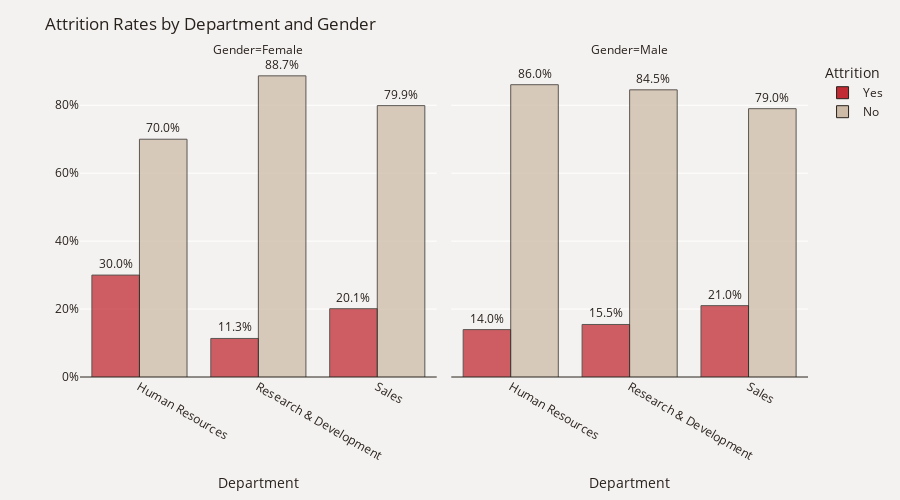

Notebook cell for this chart:
### Code cell
plot_df = data.groupby(['Gender','Department'])['Attrition'].value_counts(normalize=True)
plot_df = plot_df.mul(100).rename('Percent').reset_index()
fig = px.bar(plot_df, x="Department", y="Percent", color="Attrition", barmode="group",
            text='Percent', opacity=.75, facet_col="Gender", category_orders={'Attrition': ['Yes', 'No']},
            color_discrete_map={'Yes': '#C02B34','No': '#CDBBA7'}) 
fig.update_traces(texttemplate='%{text:.3s}%', textposition='outside',
                  marker_line=dict(width=1, color='#28221D'),  width=.4)
fig.update_layout(title_text='Attrition Rates by Department and Gender', yaxis_ticksuffix = '%',
                  paper_bgcolor='#F4F2F0', plot_bgcolor='#F4F2F0',font_color='#28221D',
                  height=500, xaxis=dict(tickangle=30))
fig.update_xaxes(showticklabels=True,tickangle=30,col=2)
fig.update_yaxes(title = "", zeroline=True, zerolinewidth=1, zerolinecolor='#28221D')
fig.show()

### Figure 1 — Plotly figure (JSON) as saved in the notebook; plotly's stock layout.template omitted (floating-point values rounded to 4 significant figures)
{"data": [{"alignmentgroup": "True", "hovertemplate": "Attrition=Yes<br>Gender=Female<br>Department=%{x}<br>Percent=%{text}<extra></extra>", "legendgroup": "Yes", "marker": {"color": "#C02B34", "line": {"color": "#28221D", "width": 1}, "opacity": 0.75, "pattern": {"shape": ""}}, "name": "Yes", "offsetgroup": "Yes", "orientation": "v", "showlegend": true, "text": [30.0, 11.35, 20.11], "textposition": "outside", "texttemplate": "%{text:.3s}%", "type": "bar", "width": 0.4, "x": ["Human Resources", "Research & Development", "Sales"], "xaxis": "x", "y": [30.0, 11.35, 20.11], "yaxis": "y"}, {"alignmentgroup": "True", "hovertemplate": "Attrition=Yes<br>Gender=Male<br>Department=%{x}<br>Percent=%{text}<extra></extra>", "legendgroup": "Yes", "marker": {"color": "#C02B34", "line": {"color": "#28221D", "width": 1}, "opacity": 0.75, "pattern": {"shape": ""}}, "name": "Yes", "offsetgroup": "Yes", "orientation": "v", "showlegend": false, "text": [13.95, 15.46, 21.01], "textposition": "outside", "texttemplate": "%{text:.3s}%", "type": "bar", "width": 0.4, "x": ["Human Resources", "Research & Development", "Sales"], "xaxis": "x2", "y": [13.95, 15.46, 21.01], "yaxis": "y2"}, {"alignmentgroup": "True", "hovertemplate": "Attrition=No<br>Gender=Female<br>Department=%{x}<br>Percent=%{text}<extra></extra>", "legendgroup": "No", "marker": {"color": "#CDBBA7", "line": {"color": "#28221D", "width": 1}, "opacity": 0.75, "pattern": {"shape": ""}}, "name": "No", "offsetgroup": "No", "orientation": "v", "showlegend": true, "text": [70.0, 88.65, 79.89], "textposition": "outside", "texttemplate": "%{text:.3s}%", "type": "bar", "width": 0.4, "x": ["Human Resources", "Research & Development", "Sales"], "xaxis": "x", "y": [70.0, 88.65, 79.89], "yaxis": "y"}, {"alignmentgroup": "True", "hovertemplate": "Attrition=No<br>Gender=Male<br>Department=%{x}<br>Percent=%{text}<extra></extra>", "legendgroup": "No", "marker": {"color": "#CDBBA7", "line": {"color": "#28221D", "width": 1}, "opacity": 0.75, "pattern": {"shape": ""}}, "name": "No", "offsetgroup": "No", "orientation": "v", "showlegend": false, "text": [86.05, 84.54, 78.99], "textposition": "outside", "texttemplate": "%{text:.3s}%", "type": "bar", "width": 0.4, "x": ["Human Resources", "Research & Development", "Sales"], "xaxis": "x2", "y": [86.05, 84.54, 78.99], "yaxis": "y2"}], "layout": {"annotations": [{"font": {}, "showarrow": false, "text": "Gender=Female", "x": 0.245, "xanchor": "center", "xref": "paper", "y": 1, "yanchor": "bottom", "yref": "paper"}, {"font": {}, "showarrow": false, "text": "Gender=Male", "x": 0.755, "xanchor": "center", "xref": "paper", "y": 1, "yanchor": "bottom", "yref": "paper"}], "barmode": "group", "font": {"color": "#28221D"}, "height": 500, "legend": {"title": {"text": "Attrition"}, "tracegroupgap": 0}, "margin": {"t": 60}, "paper_bgcolor": "#F4F2F0", "plot_bgcolor": "#F4F2F0", "title": {"text": "Attrition Rates by Department and Gender"}, "xaxis": {"anchor": "y", "domain": [0, 0.49], "tickangle": 30, "title": {"text": "Department"}}, "xaxis2": {"anchor": "y2", "domain": [0.51, 1], "matches": "x", "showticklabels": true, "tickangle": 30, "title": {"text": "Department"}}, "yaxis": {"anchor": "x", "domain": [0, 1], "ticksuffix": "%", "title": {"text": ""}, "zeroline": true, "zerolinecolor": "#28221D", "zerolinewidth": 1}, "yaxis2": {"anchor": "x2", "domain": [0, 1], "matches": "y", "showticklabels": false, "title": {"text": ""}, "zeroline": true, "zerolinecolor": "#28221D", "zerolinewidth": 1}}}
